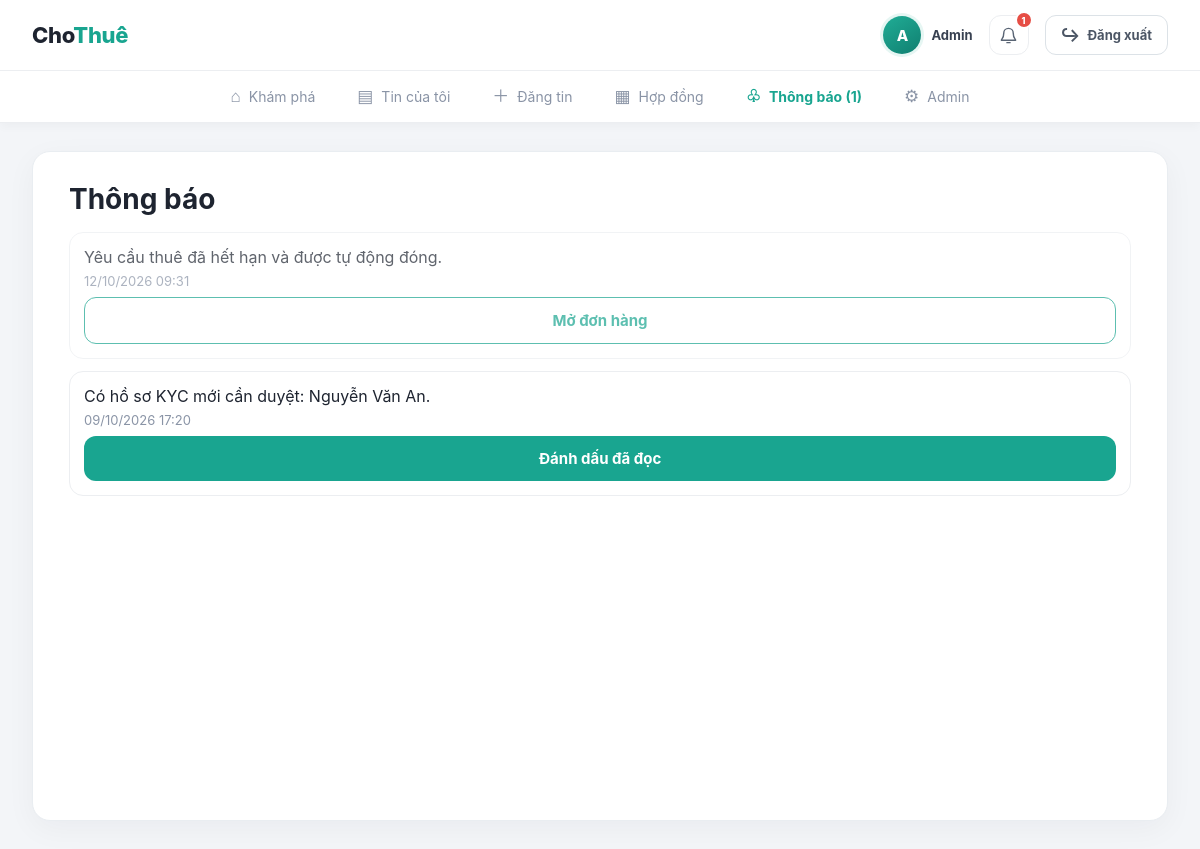
The app's page /thong-bao (signed in) with its own data.
### models.py (models this page shows, shortened)
class User(db.Model, UserMixin):
    __tablename__ = "users"
    id = db.Column(db.Integer, primary_key=True)
    full_name = db.Column(db.String(120), nullable=False)
    school_email = db.Column(db.String(160), unique=True, nullable=False)
    phone_number = db.Column(db.String(20), unique=True, nullable=False)
    password_hash = db.Column(db.String(255), nullable=False)
    email_verified = db.Column(db.Boolean, default=False)
    phone_verified = db.Column(db.Boolean, default=False)
    kyc_status = db.Column(db.String(20), default="NONE")  # NONE, PENDING, APPROVED, REJECTED
    kyc_card_image = db.Column(db.String(255))
    trust_score = db.Column(db.Integer, default=100)
    district = db.Column(db.String(60))
    is_admin = db.Column(db.Boolean, default=False)
    created_at = db.Column(db.DateTime, default=datetime.utcnow)
    listings = db.relationship("Listing", backref="owner", lazy=True)

class Notification(db.Model):
    __tablename__ = "notifications"
    id = db.Column(db.Integer, primary_key=True)
    user_id = db.Column(db.Integer, db.ForeignKey("users.id"), nullable=False)
    booking_id = db.Column(db.Integer, db.ForeignKey("bookings.id"))
    message = db.Column(db.String(255), nullable=False)
    created_at = db.Column(db.DateTime, default=datetime.utcnow)
    read_at = db.Column(db.DateTime)
    user = db.relationship("User", backref=db.backref("notifications", lazy=True))
    booking = db.relationship("Booking")

### routes/listing_routes.py (the view)
@login_required
def notifications():
    return render_template("notifications.html", notifications=notification_service.list_for_user(current_user.id))

### app.py (called while the page is built, shortened)
def ensure_database_schema():
    global _schema_ready

@app.before_request
def protect_post_requests_from_csrf():
    if request.method == "POST":
        expected = session.get("_csrf_token", "")
        submitted = request.form.get("csrf_token", "")
        if not expected or not submitted or not hmac.compare_digest(expected, submitted):
            abort(400)

@app.before_request
def prepare_database_and_expire_bookings():
    ensure_database_schema()
    if request.path.startswith(("/don-hang", "/san-pham/")):
        booking_service.expire_stale_bookings()

@login_manager.user_loader
def load_user(user_id):
    return User.query.get(int(user_id))

@app.context_processor
def inject_unread_notification_count():
    token = session.setdefault("_csrf_token", secrets.token_urlsafe(32))
    if current_user.is_authenticated:
        return {
            "unread_notification_count": notification_service.unread_count(current_user.id),
            "csrf_token": token,
        }
    return {"unread_notification_count": 0, "csrf_token": token}

### services/notification_service.py (called while the page is built)
def unread_count(user_id):
    return Notification.query.filter_by(user_id=user_id, read_at=None).count()

def list_for_user(user_id):
    return Notification.query.filter_by(user_id=user_id).order_by(Notification.created_at.desc()).all()

### templates/notifications.html (shortened to what this page needs)
{% extends "base.html" %}
{% block content %}
  <h1>Thông báo</h1>
  {% if notifications %}
    {% for item in notifications %}
    <div class="booking-card notification-card {{ 'read' if item.read_at else 'unread' }}">
      <div>{{ item.message }}</div>
      <div class="muted notification-timestamp">{{ item.created_at.strftime('%d/%m/%Y %H:%M') }}</div>
      <form method="post" action="{{ url_for('mark_notification_read', notification_id=item.id) }}" class="notification-form">
        <button class="btn {{ 'secondary' if item.read_at else '' }}" type="submit">
          {{ 'Mở đơn hàng' if item.booking_id else ('Đã đọc' if item.read_at else 'Đánh dấu đã đọc') }}
        </button>
      </form>
    </div>
    {% endfor %}
  {% else %}
    <div class="empty-state">Bạn chưa có thông báo nào.</div>
  {% endif %}
{% endblock %}

### templates/base.html (shortened to what this page needs)
<!DOCTYPE html>
<html lang="vi">
<head>
<link rel="stylesheet" href="{{ url_for('static', filename='css/style.css') }}">
</head>
<body>
  <header class="topbar">
    <div class="topbar-inner">
      <a href="{{ url_for('index') }}" class="brand">Cho<span>Thuê</span></a>
      {% if current_user.is_authenticated %}
      <div class="header-actions">
        <div class="header-profile" aria-label="Tài khoản {{ current_user.full_name }}">
          <span class="profile-avatar">{{ current_user.full_name.strip()[:1]|upper }}</span>
          <span class="profile-name">{{ current_user.full_name }}</span>
        </div>
        <a class="notification-button" href="{{ url_for('notifications') }}" aria-label="Thông báo{% if unread_notification_count %}, {{ unread_notification_count }} chưa đọc{% endif %}" title="Thông báo">
          <svg viewBox="0 0 24 24" aria-hidden="true"><path d="M18 9a6 6 0 0 0-12 0c0 7-3 7-3 9h18c0-2-3-2-3-9M10 21h4"/></svg>
          {% if unread_notification_count %}<span class="notification-count">{{ '99+' if unread_notification_count > 99 else unread_notification_count }}</span>{% endif %}
        </a>
        <form method="post" action="{{ url_for('logout') }}" class="logout-form">
          <button class="logout-button" type="submit"><span aria-hidden="true">↪</span> Đăng xuất</button>
        </form>
      </div>
      {% else %}
      <div class="header-actions"><a href="{{ url_for('login') }}" class="login-link">Đăng nhập</a><a href="{{ url_for('register') }}" class="register-link">Tạo tài khoản</a></div>
      {% endif %}
    </div>
  </header>
  {% if current_user.is_authenticated %}
  <nav class="bottom-nav">
    <a href="{{ url_for('index') }}" class="{{ 'active' if request.endpoint=='index' else '' }}">
      <span class="ic">⌂</span><span>Khám phá</span>
    </a>
    <a href="{{ url_for('my_listings') }}" class="{{ 'active' if request.endpoint=='my_listings' else '' }}">
      <span class="ic">▤</span><span>Tin của tôi</span>
    </a>
    <a href="{{ url_for('create_listing') }}" class="{{ 'active' if request.endpoint=='create_listing' else '' }}">
      <span class="ic">＋</span><span>Đăng tin</span>
    </a>
    <a href="{{ url_for('booking_list') }}" class="{{ 'active' if request.endpoint in ['booking_list','booking_detail'] else '' }}">
      <span class="ic">▦</span><span>Hợp đồng</span>
    </a>
    <a href="{{ url_for('notifications') }}" class="{{ 'active' if request.endpoint in ['notifications','mark_notification_read'] else '' }}">
      <span class="ic">♧</span><span>Thông báo{% if unread_notification_count %} ({{ unread_notification_count }}){% endif %}</span>
    </a>
    {% if current_user.is_admin %}
    <a href="{{ url_for('admin_dashboard') }}" class="{{ 'active' if request.endpoint=='admin_dashboard' else '' }}">
      <span class="ic">⚙</span><span>Admin</span>
    </a>
    {% endif %}
  </nav>
  {% endif %}
  <main class="page">
    {% block content %}{% endblock %}
  </main>
</body>
</html>

### records on screen
User: full_name "A", full_name "Admin"
Notification: message "Yêu cầu thuê đã hết hạn và được tự động đóng.", created_at "12/10/2026 09:31", booking_id "Mở đơn hàng"
Notification: message "Có hồ sơ KYC mới cần duyệt: Nguyễn Văn An.", created_at "09/10/2026 17:20", read_at "Đánh dấu đã đọc"

### other values on screen
{{ '99+' if unread_notification_count > 99 else unread_notification_count }} "1"
{{ unread_notification_count }} "1"
